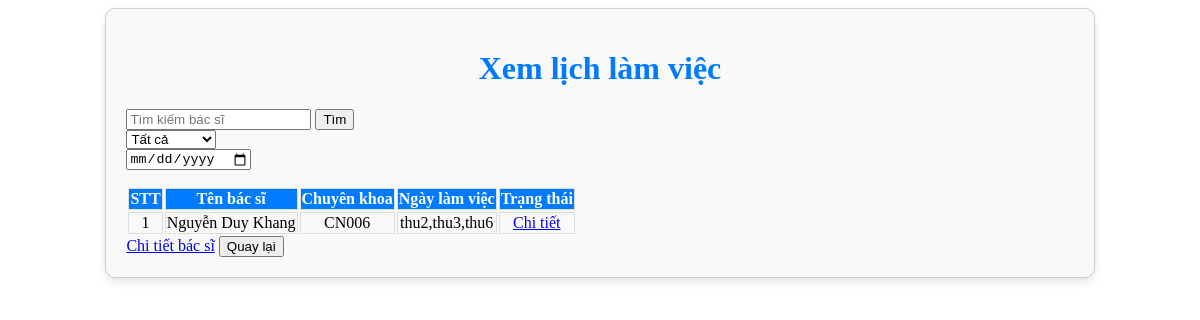
/admin/lichLamViec/xemlichlamviec.php, run on the app's committed database.
### tables this page shows
CREATE TABLE `bacsi` (
  `maBacSi` int(11) NOT NULL,
  `tenBacSi` varchar(100) NOT NULL,
  `maKhoa` varchar(10) NOT NULL,
  `hinh` varchar(100) NOT NULL,
  `sdt` varchar(10) NOT NULL,
  `email` varchar(50) NOT NULL
);

CREATE TABLE `lichlamviec` (
  `maNhanVien` int(11) NOT NULL,
  `maBacSi` int(11) NOT NULL,
  `ngayLam` varchar(100) NOT NULL,
  `phongKham` varchar(50) NOT NULL,
  `caLamViec` varchar(50) NOT NULL
);

### admin/lichLamViec/xemlichlamviec.php (the view, shortened to what this page needs)
<?php
require_once("../config/config.php");
$sql = "SELECT
                bacsi.maBacSi,
                bacsi.tenBacSi,
                bacsi.maKhoa,
                lichlamviec.ngayLam
        FROM
                bacsi bacsi
        JOIN
                lichLamViec lichlamviec
        ON
                bacsi.maBacSi = lichlamviec.maBacSi";
$stmt = $conn->prepare($sql);
$stmt->execute();
$result = $stmt->get_result();
?>
<body>
  <div class="container">
    <h1 class="title">Xem lịch làm việc</h1>
    <form method="POST">
      <div class="row mb-3">
        <div class="col-md-3">
          <div class="input-group">
            <input type="text" class="form-control" name="search" placeholder="Tìm kiếm bác sĩ" value="<?php echo isset($_POST['search']) ? $_POST['search'] : ''; ?>">
            <button class="btn btn-primary" type="submit">Tìm</button>
          </div>
        </div>
        <div class="col-md-3">
          <select class="form-select" name="khoa">
            <option value="">Tất cả</option>
          </select>
        </div>
        <div class="col-md-3">
          <input type="date" class="form-control" name="ngayLam" value="<?php echo isset($_POST['ngayLam']) ? $_POST['ngayLam'] : ''; ?>">
        </div>
      </div>
    </form>
    <table class="table mt-3">
      <thead class="table-header">
        <tr>
          <th>STT</th>
          <th>Tên bác sĩ</th>
          <th>Chuyên khoa</th>
          <th>Ngày làm việc</th>
          <th>Trạng thái</th>
        </tr>
      </thead>
      <tbody id="resultTable">
        <?php
        if ($result && $result->num_rows > 0) {
          $stt = 1;
          while ($row = $result->fetch_assoc()) {
            echo "<tr>";
            echo "<td>" . $stt++ . "</td>";
            echo "<td>" . $row['tenBacSi'] . "</td>";
            echo "<td>" . $row['maKhoa'] . "</td>";
            echo "<td>" . $row['ngayLam'] . "</td>";
            echo "<td><a href='index.php?quanli=detail-lich-lam-viec&id=" . $row['maBacSi'] . "' class='btn btn-info btn-sm'>Chi tiết</a></td>";
            echo "</tr>";
          }
        } else {
          echo "<tr><td colspan='5'>Không có dữ liệu</td></tr>";
        }
        ?>
      </tbody>
    </table>
    <div class="text-center">
      <a href="index.php?quanli=detail-lich-lam-viec" class="btn btn-primary btn-sm">Chi tiết bác sĩ</a>
      <button class="btn btn-secondary" onclick="resetFilters()">Quay lại</button>
    </div>
  </div>
</body>

### admin/lichLamViec/xemlichlamviec.php (style rules this page uses)
.table td, .table th { border: 1px solid #ddd; text-align: center; }
.container { width: 80%; max-width: 1200px; margin: 0 auto; padding: 20px; border: 1px solid #ccc; border-radius: 10px; box-shadow: 0 4px 8px rgba(0, 0, 0, 0.1); background-color: #f9f9f9; }
h1 { text-align: center; }
.table-header { background-color: #007bff; color: white; }
.title { color: #007bff; }

### data on the page
bacsi: tenBacSi "Nguyễn Duy Khang", maKhoa "CN006", lichlamviec.ngayLam "thu2,thu3,thu6"
